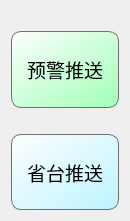
   <widget class="QWidget" name="verticalLayoutWidget_2">
    <property name="geometry">
     <rect>
      <x>650</x>
      <y>100</y>
      <width>130</width>
      <height>221</height>
     </rect>
    </property>
    <layout class="QVBoxLayout" name="ButtonArea" stretch="0,0,0,0">
     <property name="sizeConstraint">
      <enum>QLayout::SetNoConstraint</enum>
     </property>
     <item>
      <widget class="QLabel" name="label_8">
       <property name="text">
        <string/>
       </property>
      </widget>
     </item>
     <item>
      <widget class="QPushButton" name="pushButton_yujing">
       <property name="sizePolicy">
        <sizepolicy hsizetype="Minimum" vsizetype="Expanding">
         <horstretch>0</horstretch>
         <verstretch>0</verstretch>
        </sizepolicy>
       </property>
       <property name="palette">
        <palette>
         <active>
          <colorrole role="Button">
           <brush brushstyle="LinearGradientPattern">
            <gradient startx="0.000000000000000" starty="0.000000000000000" endx="1.000000000000000" endy="1.000000000000000" type="LinearGradient" spread="PadSpread" coordinatemode="ObjectBoundingMode">
             <gradientstop position="0.000000000000000">
              <color alpha="239">
               <red>255</red>
               <green>255</green>
               <blue>255</blue>
              </color>
             </gradientstop>
             <gradientstop position="1.000000000000000">
              <color alpha="255">
               <red>160</red>
               <green>255</green>
               <blue>182</blue>
              </color>
             </gradientstop>
            </gradient>
           </brush>
          </colorrole>
          <colorrole role="Base">
           <brush brushstyle="LinearGradientPattern">
            <gradient startx="0.000000000000000" starty="0.000000000000000" endx="1.000000000000000" endy="1.000000000000000" type="LinearGradient" spread="PadSpread" coordinatemode="ObjectBoundingMode">
             <gradientstop position="0.000000000000000">
              <color alpha="239">
               <red>255</red>
               <green>255</green>
               <blue>255</blue>
              </color>
             </gradientstop>
             <gradientstop position="1.000000000000000">
              <color alpha="255">
               <red>160</red>
               <green>255</green>
               <blue>182</blue>
              </color>
             </gradientstop>
            </gradient>
           </brush>
          </colorrole>
          <colorrole role="Window">
           <brush brushstyle="LinearGradientPattern">
            <gradient startx="0.000000000000000" starty="0.000000000000000" endx="1.000000000000000" endy="1.000000000000000" type="LinearGradient" spread="PadSpread" coordinatemode="ObjectBoundingMode">
             <gradientstop position="0.000000000000000">
              <color alpha="239">
               <red>255</red>
               <green>255</green>
               <blue>255</blue>
              </color>
             </gradientstop>
             <gradientstop position="1.000000000000000">
              <color alpha="255">
               <red>160</red>
               <green>255</green>
               <blue>182</blue>
              </color>
             </gradientstop>
            </gradient>
           </brush>
          </colorrole>
         </active>
         <inactive>
          <colorrole role="Button">
           <brush brushstyle="LinearGradientPattern">
            <gradient startx="0.000000000000000" starty="0.000000000000000" endx="1.000000000000000" endy="1.000000000000000" type="LinearGradient" spread="PadSpread" coordinatemode="ObjectBoundingMode">
             <gradientstop position="0.000000000000000">
              <color alpha="239">
               <red>255</red>
               <green>255</green>
               <blue>255</blue>
              </color>
             </gradientstop>
             <gradientstop position="1.000000000000000">
              <color alpha="255">
               <red>160</red>
               <green>255</green>
               <blue>182</blue>
              </color>
             </gradientstop>
            </gradient>
           </brush>
          </colorrole>
          <colorrole role="Base">
           <brush brushstyle="LinearGradientPattern">
            <gradient startx="0.000000000000000" starty="0.000000000000000" endx="1.000000000000000" endy="1.000000000000000" type="LinearGradient" spread="PadSpread" coordinatemode="ObjectBoundingMode">
             <gradientstop position="0.000000000000000">
              <color alpha="239">
               <red>255</red>
               <green>255</green>
               <blue>255</blue>
              </color>
             </gradientstop>
             <gradientstop position="1.000000000000000">
              <color alpha="255">
               <red>160</red>
               <green>255</green>
               <blue>182</blue>
              </color>
             </gradientstop>
            </gradient>
           </brush>
          </colorrole>
          <colorrole role="Window">
           <brush brushstyle="LinearGradientPattern">
            <gradient startx="0.000000000000000" starty="0.000000000000000" endx="1.000000000000000" endy="1.000000000000000" type="LinearGradient" spread="PadSpread" coordinatemode="ObjectBoundingMode">
             <gradientstop position="0.000000000000000">
              <color alpha="239">
               <red>255</red>
               <green>255</green>
               <blue>255</blue>
              </color>
             </gradientstop>
             <gradientstop position="1.000000000000000">
              <color alpha="255">
               <red>160</red>
               <green>255</green>
               <blue>182</blue>
              </color>
             </gradientstop>
            </gradient>
           </brush>
          </colorrole>
         </inactive>
         <disabled>
          <colorrole role="Button">
           <brush brushstyle="LinearGradientPattern">
            <gradient startx="0.000000000000000" starty="0.000000000000000" endx="1.000000000000000" endy="1.000000000000000" type="LinearGradient" spread="PadSpread" coordinatemode="ObjectBoundingMode">
             <gradientstop position="0.000000000000000">
              <color alpha="239">
               <red>255</red>
               <green>255</green>
               <blue>255</blue>
              </color>
             </gradientstop>
             <gradientstop position="1.000000000000000">
              <color alpha="255">
               <red>160</red>
               <green>255</green>
               <blue>182</blue>
              </color>
             </gradientstop>
            </gradient>
           </brush>
          </colorrole>
          <colorrole role="Base">
           <brush brushstyle="LinearGradientPattern">
            <gradient startx="0.000000000000000" starty="0.000000000000000" endx="1.000000000000000" endy="1.000000000000000" type="LinearGradient" spread="PadSpread" coordinatemode="ObjectBoundingMode">
             <gradientstop position="0.000000000000000">
              <color alpha="239">
               <red>255</red>
               <green>255</green>
               <blue>255</blue>
              </color>
             </gradientstop>
             <gradientstop position="1.000000000000000">
              <color alpha="255">
               <red>160</red>
               <green>255</green>
               <blue>182</blue>
              </color>
             </gradientstop>
            </gradient>
           </brush>
          </colorrole>
          <colorrole role="Window">
           <brush brushstyle="LinearGradientPattern">
            <gradient startx="0.000000000000000" starty="0.000000000000000" endx="1.000000000000000" endy="1.000000000000000" type="LinearGradient" spread="PadSpread" coordinatemode="ObjectBoundingMode">
             <gradientstop position="0.000000000000000">
              <color alpha="239">
               <red>255</red>
               <green>255</green>
               <blue>255</blue>
              </color>
             </gradientstop>
             <gradientstop position="1.000000000000000">
              <color alpha="255">
               <red>160</red>
               <green>255</green>
               <blue>182</blue>
              </color>
             </gradientstop>
            </gradient>
           </brush>
          </colorrole>
         </disabled>
        </palette>
       </property>
       <property name="font">
        <font>
         <family>黑体</family>
         <pointsize>14</pointsize>
        </font>
       </property>
       <property name="styleSheet">
        <string notr="true">QPushButton{
	background-color: qlineargradient(spread:pad, x1:0, y1:0, x2:1, y2:1, stop:0 rgba(255, 255, 255, 239), stop:1 rgba(160, 255, 182, 255));

	border:1px solid #717171;
	border-radius:10px
}

QPushButton:hover{
	
	background-color: qlineargradient(spread:pad, x1:0, y1:0, x2:1, y2:1, stop:0 rgba(118, 255, 149, 255), stop:1 rgba(160, 255, 182, 255));
	border:2px solid #717171;
	border-radius:10px
}</string>
       </property>
       <property name="text">
        <string>预警推送</string>
       </property>
      </widget>
     </item>
     <item>
      <widget class="QLabel" name="label_9">
       <property name="text">
        <string/>
       </property>
      </widget>
     </item>
     <item>
      <widget class="QPushButton" name="pushButton_jiangsu">
       <property name="sizePolicy">
        <sizepolicy hsizetype="Minimum" vsizetype="Expanding">
         <horstretch>0</horstretch>
         <verstretch>0</verstretch>
        </sizepolicy>
       </property>
       <property name="font">
        <font>
         <family>黑体</family>
         <pointsize>14</pointsize>
        </font>
       </property>
       <property name="styleSheet">
        <string notr="true">QPushButton{
	background-color: qlineargradient(spread:pad, x1:0, y1:0, x2:1, y2:1, stop:0 rgba(255, 255, 255, 239), stop:1 rgba(188, 244, 255, 255));

	border:1px solid #717171;
	border-radius:10px
}

QPushButton:hover{
	
	background-color: qlineargradient(spread:pad, x1:0, y1:0, x2:1, y2:1, stop:0 rgba(0, 255, 255, 255), stop:1 rgba(188, 244, 255, 255));
	border:2px solid #717171;
	border-radius:10px
}</string>
       </property>
       <property name="text">
        <string>省台推送</string>
       </property>
      </widget>
     </item>
    </layout>
   </widget>
